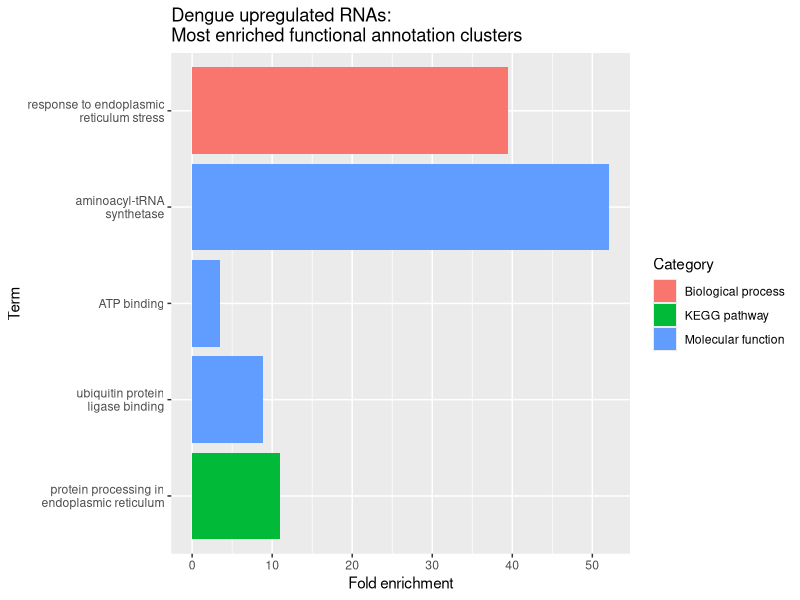
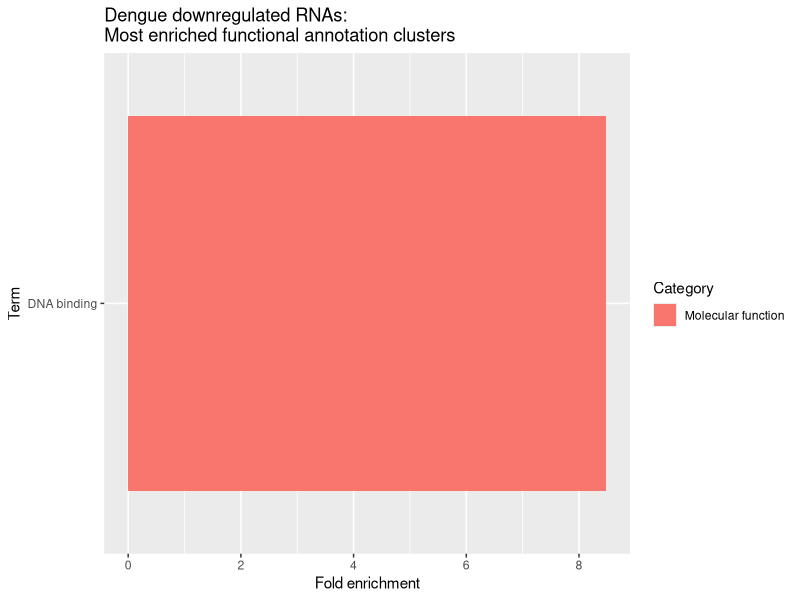

The R source for these figures, in order: (Note: this script raises an error after producing the figures.)
library(ggplot2)

d_u_FAC = data.frame(
    term = c(
        "response to endoplasmic\nreticulum stress",
        "aminoacyl-tRNA\nsynthetase",
        "ATP binding",
        "ubiquitin protein\nligase binding",
        "protein processing in\nendoplasmic reticulum"
    ),
    enrichment = c(
        39.40408163265306,
        52.14269788182832,
        3.4894128525196484,
        8.80905695611578,
        11.017543859649123
    ),
    Category = c(
        "Biological process",
        "Molecular function",
        "Molecular function",
        "Molecular function",
        "KEGG pathway"
    ),
    order = c(
        1,
        2,
        3,
        4,
        5
    )
)

ggplot(d_u_FAC, aes(x = reorder(term, -1* order), y = enrichment, fill = Category)) +
    geom_bar(stat = "identity") +
    coord_flip() +
    labs(
        legend = "Category",
        x = "Term",
        y = "Fold enrichment",
        title = "Dengue upregulated RNAs:\nMost enriched functional annotation clusters"
    )

d_d_FAC = data.frame(
    term = c(
        "DNA binding"
    ),
    enrichment = c(
        8.486806596701648
    ),
    Category = c(
        "Molecular function"
    ),
    order = c(
        1
    )
)

ggplot(d_d_FAC, aes(x = reorder(term, -1* order), y = enrichment, fill = Category)) +
    geom_bar(stat = "identity") +
    coord_flip() +
    labs(
        legend = "Category",
        x = "Term",
        y = "Fold enrichment",
        title = "Dengue downregulated RNAs:\nMost enriched functional annotation clusters"
    )

z_d_FAC = data.frame(
    term = c(
        "nucleosome",
        "structural constituent\nof chromatin",
        "ATP binding",
        "ubiquitin protein\nligase binding",
        "protein processing in\nendoplasmic reticulum"
    ),
    enrichment = c(
        57.30337078651685,
        52.14269788182832,
        ,
        ,
        
    ),
    Category = c(
        "Biological process",
        "Molecular function",
        "Molecular function",
        "Molecular function",
        "KEGG pathway"
    ),
    order = c(
        1,
        2,
        3,
        4,
        5
    )
)
ggplot(z_d_FAC, aes(x = reorder(term, -1* order), y = enrichment, fill = Category)) +
    geom_bar(stat = "identity") +
    coord_flip() +
    labs(
        legend = "Category",
        x = "Term",
        y = "Fold enrichment",
        title = "Zika downregulated RNAs:\nMost enriched functional annotation clusters"
    )
